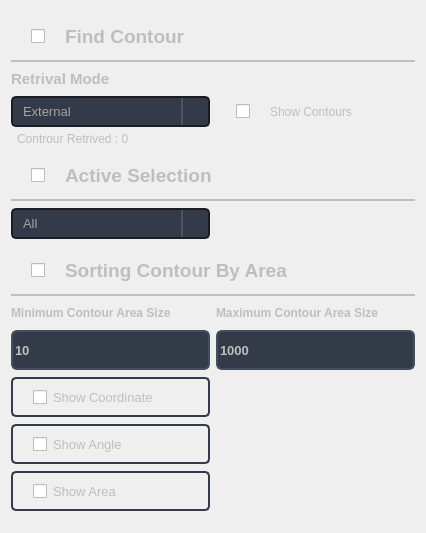
                      <widget class="QWidget" name="scrollAreaWidgetContents_2">
                       <property name="geometry">
                        <rect>
                         <x>0</x>
                         <y>0</y>
                         <width>426</width>
                         <height>533</height>
                        </rect>
                       </property>
                       <property name="minimumSize">
                        <size>
                         <width>0</width>
                         <height>0</height>
                        </size>
                       </property>
                       <property name="maximumSize">
                        <size>
                         <width>16777215</width>
                         <height>16777215</height>
                        </size>
                       </property>
                       <layout class="QGridLayout" name="gridLayout_4">
                        <item row="3" column="0">
                         <widget class="QLabel" name="label_19">
                          <property name="maximumSize">
                           <size>
                            <width>16777215</width>
                            <height>10</height>
                           </size>
                          </property>
                          <property name="styleSheet">
                           <string notr="true">color: rgb(190, 190, 190);
padding-left:3px;</string>
                          </property>
                          <property name="text">
                           <string>Controur Retrived : 0</string>
                          </property>
                         </widget>
                        </item>
                        <item row="9" column="1">
                         <widget class="QLineEdit" name="lineEdit_maximum_area">
                          <property name="minimumSize">
                           <size>
                            <width>0</width>
                            <height>40</height>
                           </size>
                          </property>
                          <property name="font">
                           <font>
                            <family>Segoe UI</family>
                            <pointsize>10</pointsize>
                            <weight>75</weight>
                            <bold>true</bold>
                           </font>
                          </property>
                          <property name="styleSheet">
                           <string notr="true">QLineEdit{
	color: rgb(190, 190, 190);
	border:2px solid rgb(69, 78, 95);
	border-radius:6px;
	background-color: rgb(52, 59, 72);
}

QLineEdit:Hover{
border:2px solid rgb(84, 95, 116);
}</string>
                          </property>
                          <property name="text">
                           <string>1000</string>
                          </property>
                         </widget>
                        </item>
                        <item row="2" column="0">
                         <widget class="QComboBox" name="comboBox_approx">
                          <property name="font">
                           <font>
                            <pointsize>10</pointsize>
                           </font>
                          </property>
                          <property name="styleSheet">
                           <string notr="true">QComboBox{
	color: rgb(163, 163, 163);
	background-color: rgb(52, 59, 72);
	border-radius: 5px;
	border: 2px solid rgb(27, 29, 35);
	padding: 5px;
	padding-left: 10px;
}
QComboBox:hover{
	border: 2px solid rgb(64, 71, 88);
}
QComboBox QAbstractItemView {
	color: rgb(85, 170, 255);	
	background-color: rgb(27, 29, 35);
	padding: 10px;
	selection-background-color: rgb(39, 44, 54);
}
QComboBox::drop-down {
    subcontrol-origin: padding;
    subcontrol-position: top right;
    width: 25px;

    border-left-width: 2px;
    border-left-color: ;
	color: rgb(75, 85, 104);
    border-left-style: solid; /* just a single line */
    border-top-right-radius: 3px; /* same radius as the QComboBox */
    border-bottom-right-radius: 3px;
}
QComboBox::down-arrow {
	image: url(:/icon/icon/16x16/cil-arrow-bottom.png);
}</string>
                          </property>
                          <item>
                           <property name="text">
                            <string>External</string>
                           </property>
                          </item>
                          <item>
                           <property name="text">
                            <string>List</string>
                           </property>
                          </item>
                          <item>
                           <property name="text">
                            <string>CCOMP</string>
                           </property>
                          </item>
                          <item>
                           <property name="text">
                            <string>Tree</string>
                           </property>
                          </item>
                         </widget>
                        </item>
                        <item row="4" column="0" colspan="2">
                         <widget class="QCheckBox" name="checkBox_active_selection">
                          <property name="minimumSize">
                           <size>
                            <width>0</width>
                            <height>50</height>
                           </size>
                          </property>
                          <property name="font">
                           <font>
                            <family>Segoe UI</family>
                            <pointsize>14</pointsize>
                            <weight>75</weight>
                            <bold>true</bold>
                           </font>
                          </property>
                          <property name="styleSheet">
                           <string notr="true">QCheckBox{
padding-left:20px;
color:  rgb(190, 190, 190);
border-bottom:2px solid rgb(190, 190, 190);
spacing : 20px;
}

QCheckBox::indicator::unchecked {
	image: url(:/icon/icon/custom/radio_button_off.png);
}
QCheckBox::indicator::checked {
	image: url(:/icon/icon/custom/radio_button_on.png);
}

QCheckBox:checked{
border-bottom:2px solid rgb(85, 255, 255);
	color: rgb(85, 255, 255);
}</string>
                          </property>
                          <property name="text">
                           <string>Active Selection</string>
                          </property>
                         </widget>
                        </item>
                        <item row="11" column="0">
                         <widget class="QCheckBox" name="checkBox_show_angle">
                          <property name="minimumSize">
                           <size>
                            <width>0</width>
                            <height>40</height>
                           </size>
                          </property>
                          <property name="maximumSize">
                           <size>
                            <width>200</width>
                            <height>16777215</height>
                           </size>
                          </property>
                          <property name="font">
                           <font>
                            <pointsize>10</pointsize>
                           </font>
                          </property>
                          <property name="styleSheet">
                           <string notr="true">QCheckBox{
padding-left:20px;
color:  rgb(190, 190, 190);
border:2px solid rgb(52, 59, 72);
border-radius:5px;
}

QCheckBox:hover{
border:2px solid rgb(176, 176, 176);
}
QCheckBox::indicator::unchecked {
	image: url(:/icon/icon/custom/radio_button_off.png);
}
QCheckBox::indicator::checked {
	image: url(:/icon/icon/custom/radio_button_on.png);
}</string>
                          </property>
                          <property name="text">
                           <string>Show Angle</string>
                          </property>
                         </widget>
                        </item>
                        <item row="9" column="0">
                         <widget class="QLineEdit" name="lineEdit_minimum_area">
                          <property name="minimumSize">
                           <size>
                            <width>0</width>
                            <height>40</height>
                           </size>
                          </property>
                          <property name="font">
                           <font>
                            <family>Segoe UI</family>
                            <pointsize>10</pointsize>
                            <weight>75</weight>
                            <bold>true</bold>
                           </font>
                          </property>
                          <property name="styleSheet">
                           <string notr="true">QLineEdit{
	color: rgb(190, 190, 190);
	border:2px solid rgb(69, 78, 95);
	border-radius:6px;
	background-color: rgb(52, 59, 72);
}

QLineEdit:Hover{
border:2px solid rgb(84, 95, 116);
}</string>
                          </property>
                          <property name="text">
                           <string>10</string>
                          </property>
                          <property name="alignment">
                           <set>Qt::AlignLeading|Qt::AlignLeft|Qt::AlignVCenter</set>
                          </property>
                         </widget>
                        </item>
                        <item row="2" column="1">
                         <widget class="QCheckBox" name="checkBox_show_contours">
                          <property name="styleSheet">
                           <string notr="true">QCheckBox{
padding-left:20px;
color:  rgb(190, 190, 190);
spacing : 20px;
}

QCheckBox::indicator::unchecked {
	image: url(:/icon/icon/custom/radio_button_off.png);
}
QCheckBox::indicator::checked {
	image: url(:/icon/icon/custom/radio_button_on.png);
}</string>
                          </property>
                          <property name="text">
                           <string>Show Contours</string>
                          </property>
                         </widget>
                        </item>
                        <item row="10" column="0">
                         <widget class="QCheckBox" name="checkBox_show_coordinate">
                          <property name="minimumSize">
                           <size>
                            <width>0</width>
                            <height>40</height>
                           </size>
                          </property>
                          <property name="maximumSize">
                           <size>
                            <width>200</width>
                            <height>16777215</height>
                           </size>
                          </property>
                          <property name="font">
                           <font>
                            <pointsize>10</pointsize>
                           </font>
                          </property>
                          <property name="styleSheet">
                           <string notr="true">QCheckBox{
padding-left:20px;
color:  rgb(190, 190, 190);
border:2px solid rgb(52, 59, 72);
border-radius:5px;
}

QCheckBox:hover{
border:2px solid rgb(176, 176, 176);
}
QCheckBox::indicator::unchecked {
	image: url(:/icon/icon/custom/radio_button_off.png);
}
QCheckBox::indicator::checked {
	image: url(:/icon/icon/custom/radio_button_on.png);
}</string>
                          </property>
                          <property name="text">
                           <string>Show Coordinate</string>
                          </property>
                         </widget>
                        </item>
                        <item row="8" column="0">
                         <widget class="QLabel" name="label_18">
                          <property name="maximumSize">
                           <size>
                            <width>16777215</width>
                            <height>20</height>
                           </size>
                          </property>
                          <property name="font">
                           <font>
                            <family>Segoe UI</family>
                            <pointsize>9</pointsize>
                            <weight>75</weight>
                            <bold>true</bold>
                           </font>
                          </property>
                          <property name="styleSheet">
                           <string notr="true">color: rgb(190, 190, 190);</string>
                          </property>
                          <property name="text">
                           <string>Minimum Contour Area Size</string>
                          </property>
                         </widget>
                        </item>
                        <item row="5" column="0">
                         <widget class="QComboBox" name="comboBox_hierarchy">
                          <property name="font">
                           <font>
                            <pointsize>10</pointsize>
                           </font>
                          </property>
                          <property name="styleSheet">
                           <string notr="true">QComboBox{
	color: rgb(163, 163, 163);
	background-color: rgb(52, 59, 72);
	border-radius: 5px;
	border: 2px solid rgb(27, 29, 35);
	padding: 5px;
	padding-left: 10px;
}
QComboBox:hover{
	border: 2px solid rgb(64, 71, 88);
}
QComboBox QAbstractItemView {
	color: rgb(85, 170, 255);	
	background-color: rgb(27, 29, 35);
	padding: 10px;
	selection-background-color: rgb(39, 44, 54);
}
QComboBox::drop-down {
    subcontrol-origin: padding;
    subcontrol-position: top right;
    width: 25px;

    border-left-width: 2px;
    border-left-color: ;
	color: rgb(75, 85, 104);
    border-left-style: solid; /* just a single line */
    border-top-right-radius: 3px; /* same radius as the QComboBox */
    border-bottom-right-radius: 3px;
}
QComboBox::down-arrow {
	image: url(:/icon/icon/16x16/cil-arrow-bottom.png);
}</string>
                          </property>
                          <item>
                           <property name="text">
                            <string>All</string>
                           </property>
                          </item>
                          <item>
                           <property name="text">
                            <string>Child</string>
                           </property>
                          </item>
                          <item>
                           <property name="text">
                            <string>Parent</string>
                           </property>
                          </item>
                         </widget>
                        </item>
                        <item row="0" column="0" colspan="2">
                         <widget class="QCheckBox" name="checkBox_find_contour">
                          <property name="minimumSize">
                           <size>
                            <width>0</width>
                            <height>50</height>
                           </size>
                          </property>
                          <property name="maximumSize">
                           <size>
                            <width>16777215</width>
                            <height>50</height>
                           </size>
                          </property>
                          <property name="font">
                           <font>
                            <family>Segoe UI</family>
                            <pointsize>14</pointsize>
                            <weight>75</weight>
                            <bold>true</bold>
                           </font>
                          </property>
                          <property name="styleSheet">
                           <string notr="true">QCheckBox{
padding-left:20px;
color:  rgb(190, 190, 190);
border-bottom:2px solid rgb(190, 190, 190);
spacing : 20px;
}

QCheckBox::indicator::unchecked {
	image: url(:/icon/icon/custom/radio_button_off.png);
}
QCheckBox::indicator::checked {
	image: url(:/icon/icon/custom/radio_button_on.png);
}

QCheckBox:checked{
border-bottom:2px solid rgb(85, 255, 255);
	color: rgb(85, 255, 255);
}</string>
                          </property>
                          <property name="text">
                           <string>Find Contour</string>
                          </property>
                         </widget>
                        </item>
                        <item row="1" column="0" colspan="2">
                         <widget class="QLabel" name="label_17">
                          <property name="maximumSize">
                           <size>
                            <width>16777215</width>
                            <height>20</height>
                           </size>
                          </property>
                          <property name="font">
                           <font>
                            <family>Segoe UI</family>
                            <pointsize>11</pointsize>
                            <weight>75</weight>
                            <bold>true</bold>
                           </font>
                          </property>
                          <property name="styleSheet">
                           <string notr="true">color: rgb(190, 190, 190);
</string>
                          </property>
                          <property name="text">
                           <string>Retrival Mode</string>
                          </property>
                         </widget>
                        </item>
                        <item row="7" column="0" colspan="2">
                         <widget class="QCheckBox" name="checkBox_contour_area">
                          <property name="minimumSize">
                           <size>
                            <width>0</width>
                            <height>50</height>
                           </size>
                          </property>
                          <property name="font">
                           <font>
                            <family>Segoe UI</family>
                            <pointsize>14</pointsize>
                            <weight>75</weight>
                            <bold>true</bold>
                           </font>
                          </property>
                          <property name="styleSheet">
                           <string notr="true">QCheckBox{
padding-left:20px;
color:  rgb(190, 190, 190);
border-bottom:2px solid rgb(190, 190, 190);
spacing : 20px;
}

QCheckBox::indicator::unchecked {
	image: url(:/icon/icon/custom/radio_button_off.png);
}
QCheckBox::indicator::checked {
	image: url(:/icon/icon/custom/radio_button_on.png);
}

QCheckBox:checked{
border-bottom:2px solid rgb(85, 255, 255);
	color: rgb(85, 255, 255);
}</string>
                          </property>
                          <property name="text">
                           <string>Sorting Contour By Area</string>
                          </property>
                         </widget>
                        </item>
                        <item row="8" column="1">
                         <widget class="QLabel" name="label_20">
                          <property name="font">
                           <font>
                            <family>Segoe UI</family>
                            <pointsize>9</pointsize>
                            <weight>75</weight>
                            <bold>true</bold>
                           </font>
                          </property>
                          <property name="styleSheet">
                           <string notr="true">color: rgb(190, 190, 190);</string>
                          </property>
                          <property name="text">
                           <string>Maximum Contour Area Size</string>
                          </property>
                         </widget>
                        </item>
                        <item row="12" column="0">
                         <widget class="QCheckBox" name="checkBox_show_area">
                          <property name="minimumSize">
                           <size>
                            <width>0</width>
                            <height>40</height>
                           </size>
                          </property>
                          <property name="maximumSize">
                           <size>
                            <width>400</width>
                            <height>16777215</height>
                           </size>
                          </property>
                          <property name="font">
                           <font>
                            <pointsize>10</pointsize>
                           </font>
                          </property>
                          <property name="styleSheet">
                           <string notr="true">QCheckBox{
padding-left:20px;
color:  rgb(190, 190, 190);
border:2px solid rgb(52, 59, 72);
border-radius:5px;
}

QCheckBox:hover{
border:2px solid rgb(176, 176, 176);
}
QCheckBox::indicator::unchecked {
	image: url(:/icon/icon/custom/radio_button_off.png);
}
QCheckBox::indicator::checked {
	image: url(:/icon/icon/custom/radio_button_on.png);
}</string>
                          </property>
                          <property name="text">
                           <string>Show Area</string>
                          </property>
                         </widget>
                        </item>
                       </layout>
                      </widget>
